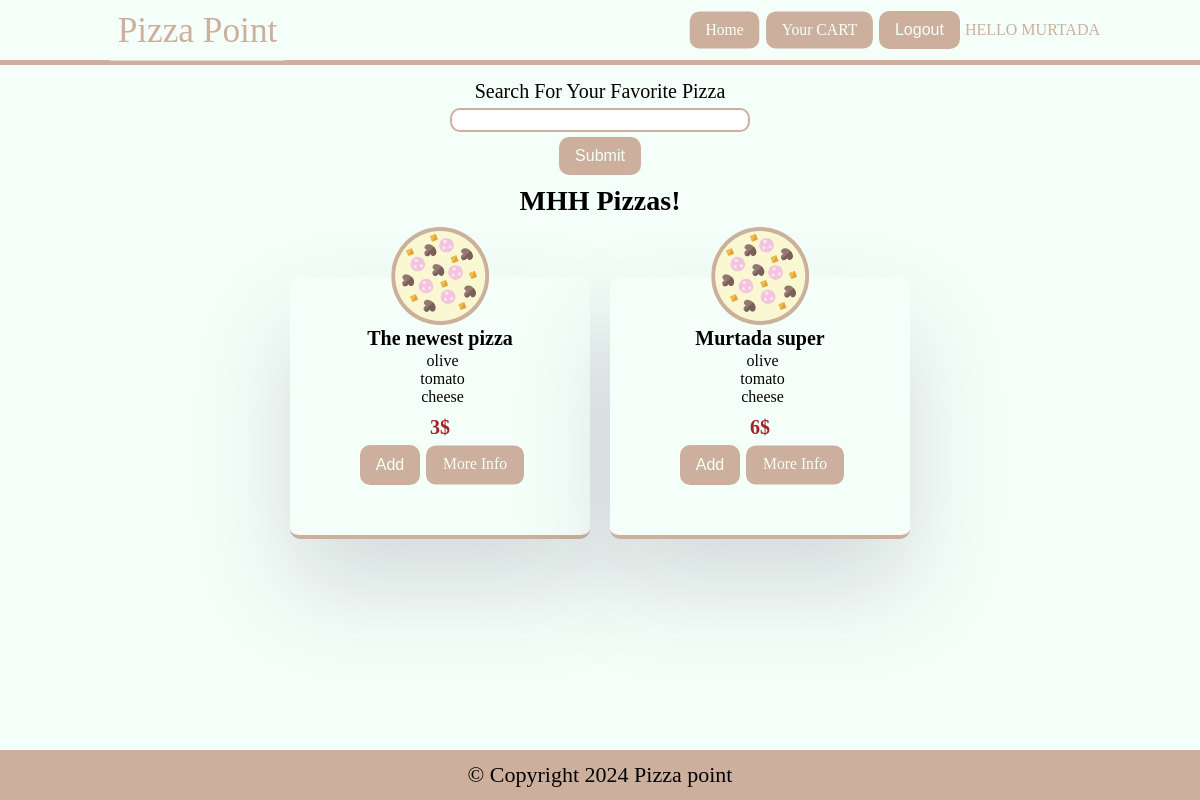
The app's page /clients/restaurant/9 (signed in) with its own data.
### tables this page shows
CREATE TABLE `restaurants` (
  `id` int(11) NOT NULL,
  `name` varchar(255) NOT NULL,
  `email` varchar(255) NOT NULL,
  `password` varchar(255) NOT NULL,
  `account_type` varchar(255) DEFAULT 'restaurant'
);

CREATE TABLE `pizzas` (
  `id` int(11) NOT NULL,
  `restaurant_id` int(11) NOT NULL,
  `title` varchar(255) NOT NULL,
  `ingredients` varchar(255) NOT NULL,
  `price` int(11) DEFAULT NULL,
  `created_at` timestamp NOT NULL DEFAULT current_timestamp()
);

### app/libraries/Core.php (called while the page is built, shortened)
<?php
class Core
{
    protected $routes = [
        'home' => ['controller' => 'clients', 'method' => 'index'],
        'bb' => ['controller' => 'SomeOtherController', 'method' => 'someMethod'],
    ];
    protected $currentController = 'users';
    protected $currentMethod = 'register';
    protected $params = [];
    public function __construct()
    {
        $url = $this->getUrl();
        if (!empty($url) && isset($this->routes[$url[0]])) {
            $route = $this->routes[$url[0]];
            $this->currentController = $route['controller'];
            $this->currentMethod = $route['method'];
            require_once '../app/controllers/' . $this->currentController  . '.php';
            $this->currentController = new $this->currentController;
            unset($url);
        } else {
            if (!empty($url) && file_exists('../app/controllers/' . ucwords($url[0]) . '.php')) {
                $this->currentController = ucwords($url[0]);
                unset($url[0]);
            }
            $this->currentController = new $this->currentController;
            if (isset($url[1])) {
                if (method_exists($this->currentController, $url[1])) {
                    $this->currentMethod = $url[1];
                    unset($url[1]);
                }
            }
            $this->params = $url ? array_values($url) : [];
        }
        call_user_func_array([$this->currentController, $this->currentMethod], $this->params);
    }
    public function getUrl()
    {
        if (isset($_GET['url'])) {
            $url = rtrim($_GET['url'], '/');
            $url = filter_var($url, FILTER_SANITIZE_URL);
            $url = explode('/', $url);
            return $url;
        }
    }
}

### public/index.php (called while the page is built, shortened)
<?php
    $init = new Core;
?>

### app/libraries/Database.php (called while the page is built, shortened)
<?php
class Database {
    private $host = DB_HOST;
    private $user = DB_USER;
    private $pass = DB_PASS;
    private $dbname = DB_NAME;
    private $dbh;
    private $stmt;
    public function __construct() {
        $dsn = 'mysql:host=' . $this->host . ';dbname=' . $this->dbname;
        try{
            $this->dbh = new PDO($dsn, $this->user, $this->pass);
        }catch(PDOException $e) {
            $this->error = $e->getMessage();
            echo $this->error;
        }
    }
    public function query($sql) {
        $this->stmt = $this->dbh->prepare($sql);
    }
    public function bind($param, $value, $type = null) {
        if(is_null($type)){
            switch(true){
                case is_int($value):
                    $type = PDO::PARAM_INT;
                    break;
                default:
                $type = PDO::PARAM_STR;
            }
        }
        $this->stmt->bindValue($param, $value, $type);
    }
    public function execute() {
        return $this->stmt->execute();
    }
    public function resultSet() {
        $this->execute();
        return $this->stmt->fetchAll(PDO::FETCH_OBJ);
    }
    public function single() {
        $this->execute();
        return $this->stmt->fetch(PDO::FETCH_OBJ);
    }
}

### app/models/Client.php (called while the page is built, shortened)
<?php
class client
{
    private $db;
    public function __construct()
    {
        $this->db = new Database;
    }
    public function doesResExist($id)
    {
        $id =  filter_var(htmlspecialchars(strip_tags($id)), FILTER_VALIDATE_INT);
        $this->db->query("SELECT id FROM restaurants WHERE id = :id");
        $this->db->bind('id', $id);
        try {
            if ($this->db->single()) {
                return true;
            }
        } catch (PDOException $e) {
            echo "Error: " . $e->getMessage();
        }
    }
    public function getRestaurantPizzas($id)
    {
        $this->db->query("SELECT * FROM pizzas WHERE restaurant_id = :id ORDER BY created_at");
        $this->db->bind(':id', $id);
        if ($pizzas = $this->db->resultSet()) {
            return $pizzas;
        }
    }
    public function resName($id)
    {
        $this->db->query("SELECT name FROM restaurants WHERE id = :id");
        $this->db->bind(':id', $id);
        return $this->db->single();
    }
}

### app/views/client/restaurant.php (the view, shortened to what this page needs)
<?php require APPROOT . '/views/inc/header.php'; ?>
<section class="search-container">
    <div>
        <form class='center search-card' id="search-form">
            <label for="search" style="font-size: 20px;">Search For Your Favorite Pizza</label>
            <div class="search-inner-container">
                <input type="text" name='search' value="<?php echo htmlspecialchars($data['search']); ?>" class="search" id="search-content">
                <input type="submit" name="submit" value="Submit" class="search-submit" id="search-submit">
            </div>
        </form>
    </div>
</section>
<h4><?php echo $data['res_name']->name ?> Pizzas!</h4>
<section class="pizzas-container page" id='page'>
    <?php foreach ($data['pizzas'] as $pizza) : ?>
        <div class="pizza-container">
            <img src="<?php echo URLROOT; ?>/img/pizza.svg">
            <div>
                <h6><?php echo htmlspecialchars(ucfirst($pizza->title)); ?></h6>
                <ul class="ing">
                    <?php foreach (explode(',', $pizza->ingredients) as $ing) : ?>
                        <li><?php echo htmlspecialchars($ing); ?></li>
                    <?php endforeach; ?>
                </ul>
            </div>
            <h6 class="price"><?php echo htmlspecialchars($pizza->price) ?>$</h6>
            <div class="pizza-btn">
                <input type="button" name="add" value="Add" id="<?php echo $pizza->id; ?>" price="<?php echo $pizza->price; ?>" class="add-btn">
                <a href="<?php echo URLROOT; ?>/clients/details/<?php echo $pizza->id; ?>">More Info</a>
            </div>
        </div>
    <?php endforeach; ?>
</section>
<?php require APPROOT . '/views/inc/footer.php'; ?>

### public/css/style.css (style rules this page uses)
:root { --primary-color: #ccb09d; --white-color: #f5fffa; }
* { box-sizing: border-box; padding: 0; margin: 0; }
html, body { font-size: 62.5%; background: var(--white-color); }
h4 { text-align: center; font-size: 2.8rem; margin-top: 1rem; }
a { cursor: pointer; color: var(--white-color); background: var(--primary-color); text-align: center; display: inline-block; text-decoration: none; padding: 1rem 1.6rem; border-radius: 1rem; transform: scale(0.98); }
ul { display: flex; justify-content: center; align-items: center; list-style-type: none; }
li { margin-left: 0.5rem; font-size: 1.6rem; }
input[type="submit"] { cursor: pointer; background: var(--primary-color); color: var(--white-color); border: none; border-radius: 1rem; padding: 1rem 1.6rem; font-size: 1.6rem; }
.pizzas-container { display: flex; flex-wrap: wrap; justify-content: center; align-items: center; }
.pizza-container { display: flex; flex-direction: column; flex-wrap: wrap; justify-content: center; align-items: center; position: relative; background: var(--white-color); width: 30rem; min-height: 24rem; margin: 6rem 1rem; padding: 5rem; border-radius: 1rem; border-bottom: var(--primary-color) solid 0.4rem; box-shadow: rgba(17, 12, 46, 0.15) 0px 48px 100px 0px; }
.price { color: rgb(161, 36, 36); }
.ing { display: flex; flex-direction: column; justify-content: center; align-items: center; margin-bottom: 1rem; }
h6 { font-size: 2rem; margin-bottom: 0.2rem; }
.pizza-btn { display: flex; justify-content: center; align-items: center; margin-top: 0.4rem; }
.pizza-btn input[type="button"], .pizza-btn a { font-size: 1.6rem; margin-left: 0.5rem; height: 4rem; width: 6rem; border-radius: 1rem; }
.pizza-btn input { background: var(--primary-color); color: var(--white-color); border: none; }
.pizza-btn a { width: 10rem; }
.search-submit { cursor: pointer; }
img { position: absolute; top: -5rem; left: 50%; transform: translateX(-50%); }
.search-container { display: flex; justify-content: center; align-items: center; margin-top: 0.5rem; }
.search-card { display: flex; flex-direction: column; }
.search-inner-container { display: flex; flex-direction: column; justify-content: center; align-items: center; margin-top: 0.5rem; }
.search { width: 30rem; height: 2.4rem; border: 0.2rem solid var(--primary-color); border-radius: 1rem; margin-bottom: 0.5rem; padding: 0 0.5rem; }
.center { display: flex; justify-content: center; align-items: center; margin-top: 0.5rem; }

### records on screen
restaurants: name "MHH"
pizzas: title "The newest pizza", ingredients "olive", ingredients "tomato", ingredients "cheese", price "3"
pizzas: title "Murtada super", ingredients "olive", ingredients "tomato", ingredients "cheese", price "6"

### other values on screen
$_SESSION['user_name'] "MURTADA"
